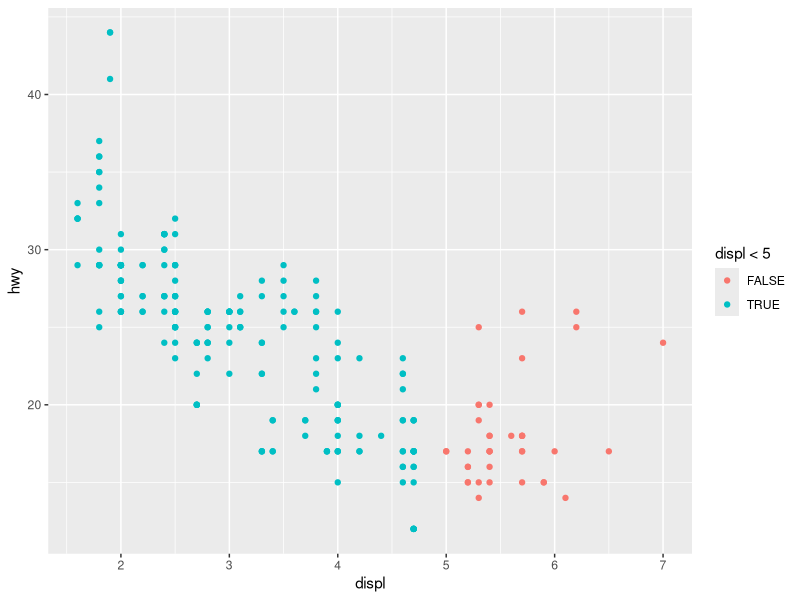
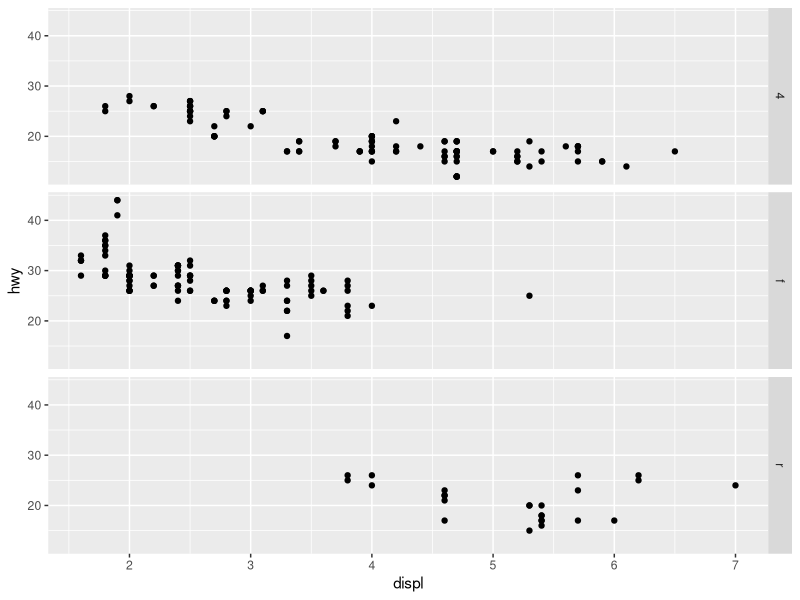
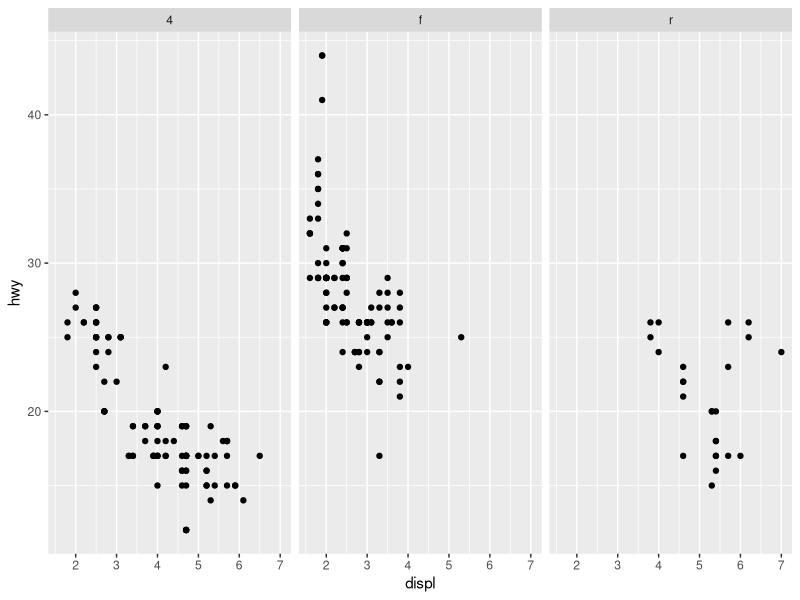
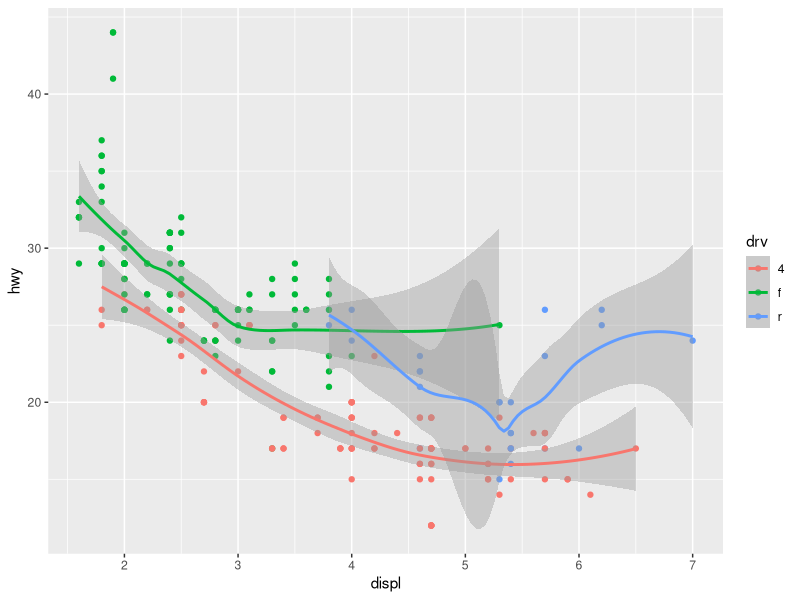
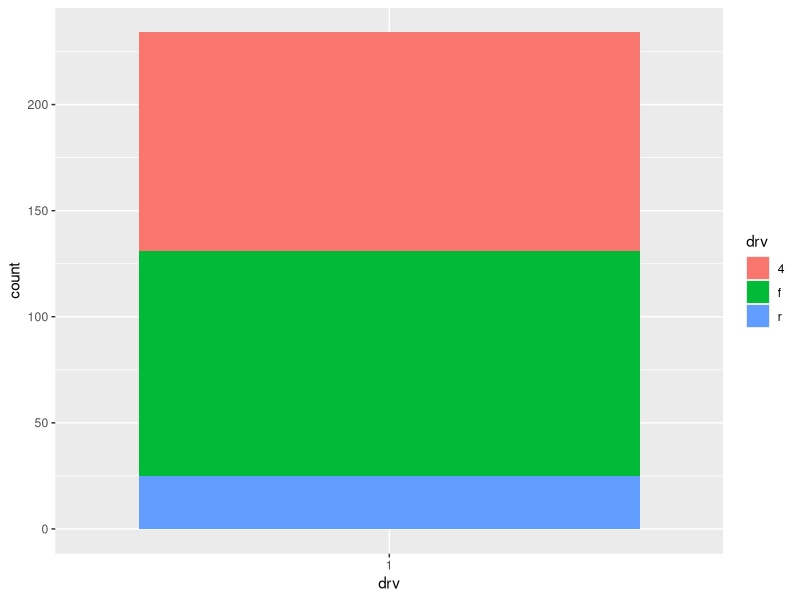
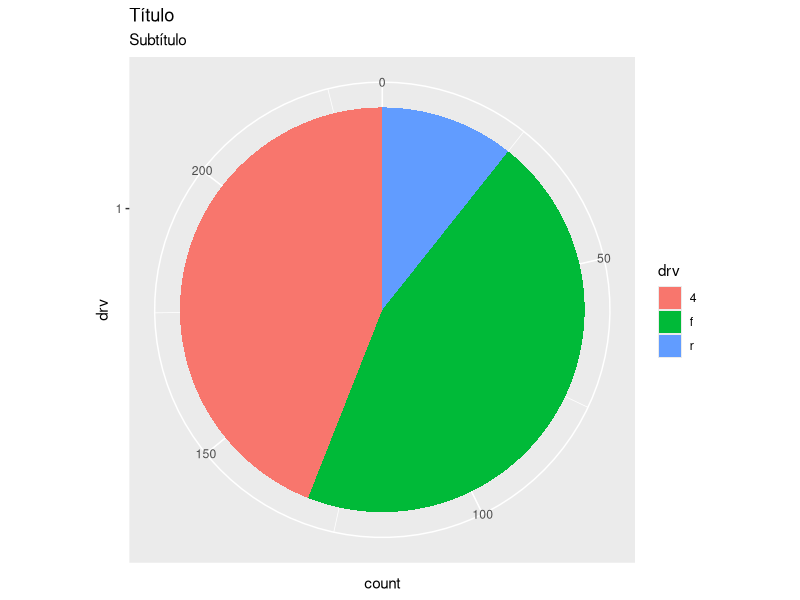
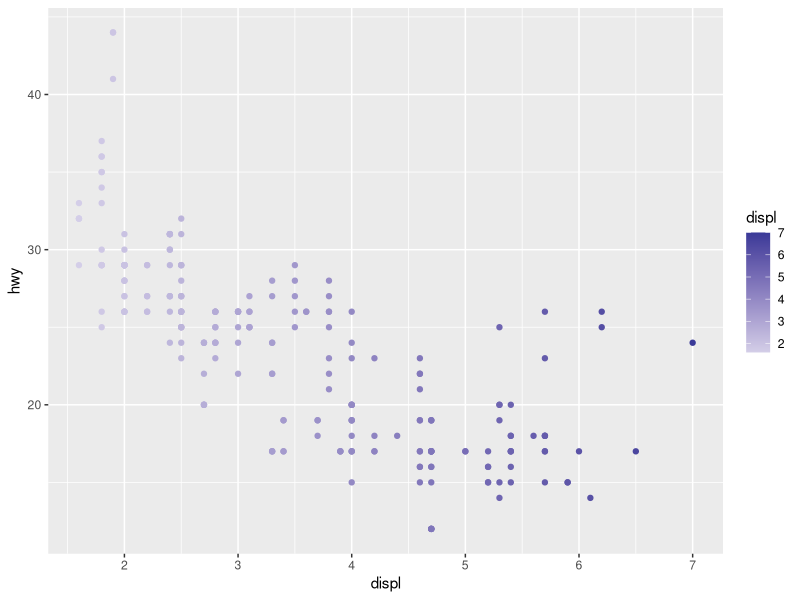

These charts were generated, in order, by the following R code:
## ---- chunk 1
knitr::opts_chunk$set(echo = TRUE)
library(tidyverse)
## ---- chunk 2
glimpse(mpg)
## ---- chunk 3
ggplot(mpg, aes(x = displ, y = hwy, colour = displ < 5)) +
  geom_point()
## ---- chunk 4
ggplot(data = mpg) +
  geom_point(mapping = aes(x = displ, y = hwy)) +
  facet_grid(drv ~ .)

ggplot(data = mpg) +
  geom_point(mapping = aes(x = displ, y = hwy)) +
  facet_grid(. ~ drv)
## ---- chunk 5
ggplot(mpg, aes(displ, hwy)) +
  geom_point(aes(color = drv)) +
  geom_smooth(method = 'loess', aes(color = drv))
## ---- chunk 6
ggplot(mpg, aes(drv)) + 
  geom_bar(aes(x = factor(1), fill =drv))

ggplot(mpg, aes(drv)) + 
  geom_bar(aes(x = factor(1), fill =drv)) + 
  coord_polar(theta = "y") +
  labs(title = "Título", 
       subtitle = "Subtítulo")
  

## ---- chunk 7
ggplot(data = mpg) +
  geom_point(mapping = aes(x = displ, y = hwy, color = displ)) +
  scale_color_gradient2()
